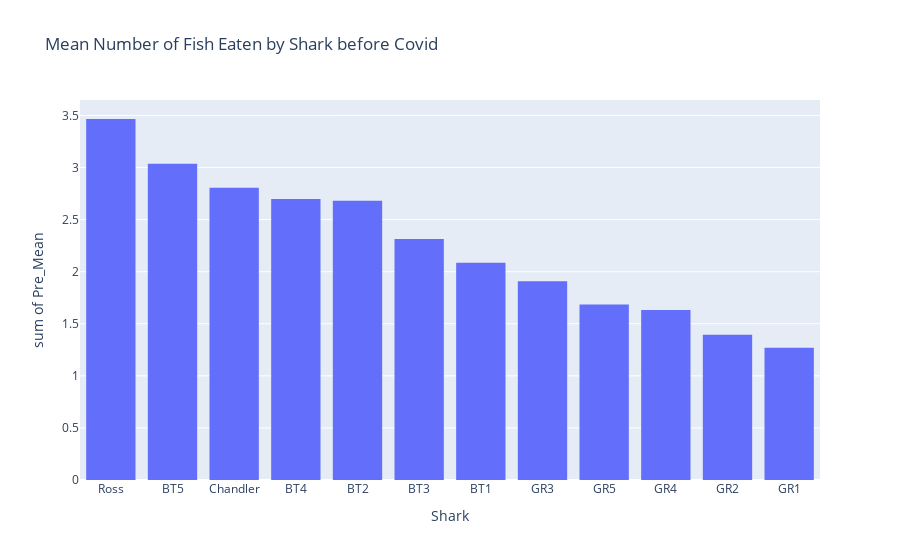

The cell this chart's notebook holds for it:
### Code cell
fig = px.histogram(pre_eaten_means_sorted, x="Shark", y="Pre_Mean", 
                   title = "Mean Number of Fish Eaten by Shark before Covid",
                  labels={
                     "Shark": "Shark",
                     "Mean": " Mean Number of Fish",
                 })
fig.show()

### Figure 1 — Plotly figure (JSON) as saved in the notebook; plotly's stock layout.template omitted (floating-point values rounded to 4 significant figures)
{"data": [{"alignmentgroup": "True", "bingroup": "x", "histfunc": "sum", "hovertemplate": "Shark=%{x}<br>sum of Pre_Mean=%{y}<extra></extra>", "legendgroup": "", "marker": {"color": "#636efa"}, "name": "", "offsetgroup": "", "orientation": "v", "showlegend": false, "type": "histogram", "x": ["Ross", "BT5", "Chandler", "BT4", "BT2", "BT3", "BT1", "GR3", "GR5", "GR4", "GR2", "GR1"], "xaxis": "x", "y": [3.466, 3.037, 2.805, 2.699, 2.682, 2.315, 2.085, 1.909, 1.685, 1.631, 1.395, 1.27], "yaxis": "y"}], "layout": {"barmode": "relative", "legend": {"tracegroupgap": 0}, "title": {"text": "Mean Number of Fish Eaten by Shark before Covid"}, "xaxis": {"anchor": "y", "domain": [0, 1], "title": {"text": "Shark"}}, "yaxis": {"anchor": "x", "domain": [0, 1], "title": {"text": "sum of Pre_Mean"}}}}
